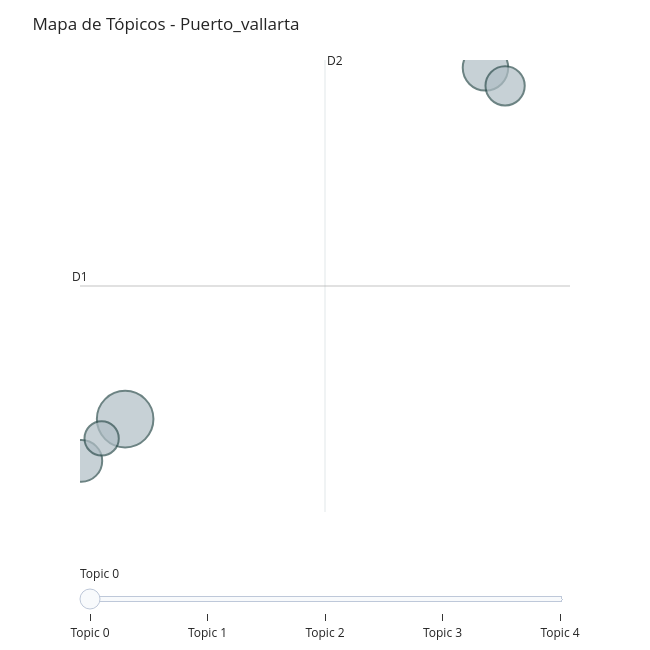
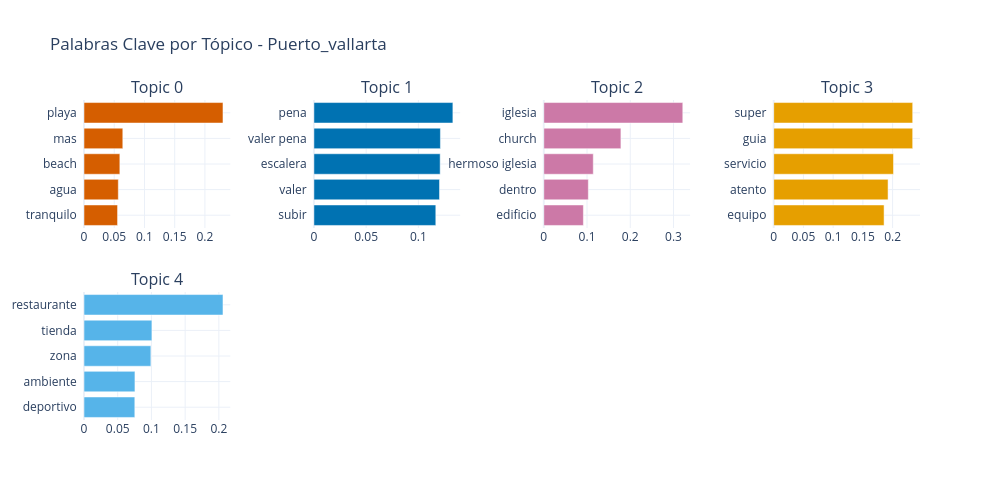
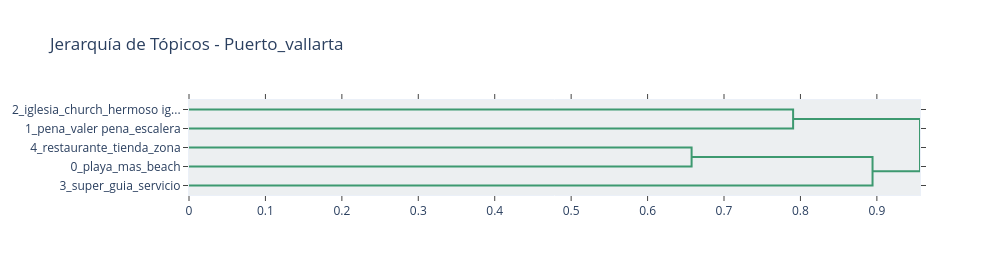

These figures' notebook cell, in order:
### Code cell
# ===== VISUALIZACIONES INTERACTIVAS DE BERTOPIC =====

print(f"Visualizaciones interactivas de BERTopic para {CIUDAD_ANALIZAR}:")
print(f"Tópicos identificados: {len(topic_info)} (incluyendo outliers si los hay)")

# Validar si tenemos suficientes tópicos para visualizaciones
num_topicos_validos = len([t for t in topic_info['Topic'] if t != -1])
print(f"Tópicos válidos (sin outliers): {num_topicos_validos}")

if num_topicos_validos < 2:
    print("⚠️ ADVERTENCIA: Muy pocos tópicos identificados para generar visualizaciones interactivas.")
    print("💡 Esto puede deberse a:")
    print("   - Textos muy similares después de la limpieza")
    print("   - Dataset pequeño para la ciudad seleccionada")
    print("   - Parámetros de clustering muy restrictivos")
    print("\n📊 Mostrando información básica de tópicos:")
    for topic_id in topic_info['Topic']:
        if topic_id != -1:
            topic_words = topic_model.get_topic(topic_id)
            print(f"\nTópico {topic_id}: {topic_names.get(topic_id, 'Sin nombre')}")
            print(f"Palabras clave: {', '.join([word for word, _ in topic_words[:8]])}")
            print(f"Documentos: {topic_info[topic_info['Topic'] == topic_id]['Count'].iloc[0]}")
else:
    # Intentar generar visualizaciones con manejo de errores
    try:
        print("\n🗺️ Generando mapa de tópicos...")
        fig_intertopic = topic_model.visualize_topics()
        fig_intertopic.update_layout(title=f"Mapa de Tópicos - {CIUDAD_ANALIZAR}")
        fig_intertopic.show()
    except Exception as e:
        print(f"❌ Error al generar mapa de tópicos: {str(e)}")
        print("💡 Esto es normal con pocos tópicos o datos limitados")

    try:
        print("\n📊 Generando gráfico de barras...")
        fig_barchart = topic_model.visualize_barchart(top_n_topics=min(8, num_topicos_validos))
        fig_barchart.update_layout(title=f"Palabras Clave por Tópico - {CIUDAD_ANALIZAR}")
        fig_barchart.show()
    except Exception as e:
        print(f"❌ Error al generar gráfico de barras: {str(e)}")
        print("🔧 Mostrando información alternativa de palabras clave:")
        for topic_id in topic_info['Topic'][:5]:  # Mostrar máximo 5 tópicos
            if topic_id != -1:
                topic_words = topic_model.get_topic(topic_id)
                print(f"\n📈 {topic_names.get(topic_id, f'Tópico {topic_id}')}:")
                print(f"   {', '.join([f'{word}({score:.3f})' for word, score in topic_words[:5]])}")

    try:
        print("\n🌳 Generando jerarquía de tópicos...")
        if num_topicos_validos >= 3:  # Necesitamos al menos 3 tópicos para jerarquía
            fig_hierarchy = topic_model.visualize_hierarchy()
            fig_hierarchy.update_layout(title=f"Jerarquía de Tópicos - {CIUDAD_ANALIZAR}")
            fig_hierarchy.show()
        else:
            print("⚠️ Se necesitan al menos 3 tópicos para mostrar jerarquía")
    except Exception as e:
        print(f"❌ Error al generar jerarquía: {str(e)}")

# Información adicional sobre la calidad del modelado
print(f"\n📋 Resumen del modelado:")
print(f"✅ Textos analizados: {len(texts)}")
print(f"🎯 Tópicos encontrados: {num_topicos_validos}")
print(f"📊 Distribución:")
for i, (topico, count) in enumerate(topico_counts.head(5).items()):
    print(f"   {i+1}. {topico}: {count} opiniones ({count/len(df_con_topicos)*100:.1f}%)")

if num_topicos_validos <= 3:
    print(f"\n💡 Sugerencias para mejorar el modelado:")
    print(f"   - Reducir min_cluster_size en HDBSCAN (actualmente: {hdbscan_model.min_cluster_size})")
    print(f"   - Incluir más ciudades en el análisis")
    print(f"   - Ajustar parámetros de limpieza de texto")
    print(f"   - Verificar diversidad en los textos de entrada")

### Figure 1 — Plotly figure (JSON) as saved in the notebook; plotly's stock layout.template omitted (floating-point values rounded to 4 significant figures)
{"data": [{"customdata": [[0, "playa | mas | beach | agua | tranquilo", 79], [1, "pena | valer pena | escalera | valer | subir", 51], [2, "iglesia | church | hermoso iglesia | dentro | edificio", 43], [3, "super | guia | servicio | atento | equipo", 38], [4, "restaurante | tienda | zona | ambiente | deportivo", 29]], "hovertemplate": "<b>Topic %{customdata[0]}</b><br>%{customdata[1]}<br>Size: %{customdata[2]}", "legendgroup": "", "marker": {"color": "#B0BEC5", "line": {"color": "DarkSlateGrey", "width": 2}, "size": [79, 51, 43, 38, 29], "sizemode": "area", "sizeref": 0.04938, "symbol": "circle"}, "mode": "markers", "name": "", "orientation": "v", "showlegend": false, "type": "scatter", "x": [1.079, 8.47, 0.1804, 8.873, 0.5973], "xaxis": "x", "y": [-6.684, 1.17, -7.618, 0.7679, -7.115], "yaxis": "y"}], "layout": {"annotations": [{"showarrow": false, "text": "D1", "x": 0.1534, "y": -3.707, "yshift": 10}, {"showarrow": false, "text": "D2", "x": 5.178, "xshift": 10, "y": 1.346}], "height": 650, "hoverlabel": {"bgcolor": "white", "font": {"family": "Rockwell", "size": 16}}, "legend": {"itemsizing": "constant", "tracegroupgap": 0}, "margin": {"t": 60}, "shapes": [{"line": {"color": "#CFD8DC", "width": 2}, "type": "line", "x0": 5.178, "x1": 5.178, "y0": -8.761, "y1": 1.346}, {"line": {"color": "#9E9E9E", "width": 2}, "type": "line", "x0": 0.1534, "x1": 10.2, "y0": -3.707, "y1": -3.707}], "sliders": [{"active": 0, "pad": {"t": 50}, "steps": [{"args": [{"marker.color": [["red", "#B0BEC5", "#B0BEC5", "#B0BEC5", "#B0BEC5"]]}], "label": "Topic 0", "method": "update"}, {"args": [{"marker.color": [["#B0BEC5", "red", "#B0BEC5", "#B0BEC5", "#B0BEC5"]]}], "label": "Topic 1", "method": "update"}, {"args": [{"marker.color": [["#B0BEC5", "#B0BEC5", "red", "#B0BEC5", "#B0BEC5"]]}], "label": "Topic 2", "method": "update"}, {"args": [{"marker.color": [["#B0BEC5", "#B0BEC5", "#B0BEC5", "red", "#B0BEC5"]]}], "label": "Topic 3", "method": "update"}, {"args": [{"marker.color": [["#B0BEC5", "#B0BEC5", "#B0BEC5", "#B0BEC5", "red"]]}], "label": "Topic 4", "method": "update"}]}], "title": {"text": "Mapa de Tópicos - Puerto_vallarta"}, "width": 650, "xaxis": {"anchor": "y", "domain": [0, 1], "range": [0.1534, 10.2], "title": {"text": ""}, "visible": false}, "yaxis": {"anchor": "x", "domain": [0, 1], "range": [-8.761, 1.346], "title": {"text": ""}, "visible": false}}}

### Figure 2 — Plotly figure (JSON) as saved in the notebook; plotly's stock layout.template omitted (floating-point values rounded to 4 significant figures)
{"data": [{"marker": {"color": "#D55E00"}, "orientation": "h", "type": "bar", "x": [0.05551, 0.05674, 0.0593, 0.06416, 0.2299], "xaxis": "x", "y": ["tranquilo  ", "agua  ", "beach  ", "mas  ", "playa  "], "yaxis": "y"}, {"marker": {"color": "#0072B2"}, "orientation": "h", "type": "bar", "x": [0.1167, 0.1202, 0.1209, 0.1211, 0.133], "xaxis": "x2", "y": ["subir  ", "valer  ", "escalera  ", "valer pena  ", "pena  "], "yaxis": "y2"}, {"marker": {"color": "#CC79A7"}, "orientation": "h", "type": "bar", "x": [0.09155, 0.103, 0.1144, 0.1784, 0.3215], "xaxis": "x3", "y": ["edificio  ", "dentro  ", "hermoso iglesia  ", "church  ", "iglesia  "], "yaxis": "y3"}, {"marker": {"color": "#E69F00"}, "orientation": "h", "type": "bar", "x": [0.1856, 0.1923, 0.2015, 0.2338, 0.2338], "xaxis": "x4", "y": ["equipo  ", "atento  ", "servicio  ", "guia  ", "super  "], "yaxis": "y4"}, {"marker": {"color": "#56B4E9"}, "orientation": "h", "type": "bar", "x": [0.07536, 0.07554, 0.09916, 0.1007, 0.2061], "xaxis": "x5", "y": ["deportivo  ", "ambiente  ", "zona  ", "tienda  ", "restaurante  "], "yaxis": "y5"}], "layout": {"annotations": [{"font": {"size": 16}, "showarrow": false, "text": "Topic 0", "x": 0.0875, "xanchor": "center", "xref": "paper", "y": 1, "yanchor": "bottom", "yref": "paper"}, {"font": {"size": 16}, "showarrow": false, "text": "Topic 1", "x": 0.3625, "xanchor": "center", "xref": "paper", "y": 1, "yanchor": "bottom", "yref": "paper"}, {"font": {"size": 16}, "showarrow": false, "text": "Topic 2", "x": 0.6375, "xanchor": "center", "xref": "paper", "y": 1, "yanchor": "bottom", "yref": "paper"}, {"font": {"size": 16}, "showarrow": false, "text": "Topic 3", "x": 0.9125, "xanchor": "center", "xref": "paper", "y": 1, "yanchor": "bottom", "yref": "paper"}, {"font": {"size": 16}, "showarrow": false, "text": "Topic 4", "x": 0.0875, "xanchor": "center", "xref": "paper", "y": 0.4, "yanchor": "bottom", "yref": "paper"}], "height": 500, "hoverlabel": {"bgcolor": "white", "font": {"family": "Rockwell", "size": 16}}, "showlegend": false, "title": {"text": "Palabras Clave por Tópico - Puerto_vallarta"}, "width": 1000, "xaxis": {"anchor": "y", "domain": [0, 0.175], "showgrid": true}, "xaxis2": {"anchor": "y2", "domain": [0.275, 0.45], "showgrid": true}, "xaxis3": {"anchor": "y3", "domain": [0.55, 0.725], "showgrid": true}, "xaxis4": {"anchor": "y4", "domain": [0.825, 1], "showgrid": true}, "xaxis5": {"anchor": "y5", "domain": [0, 0.175], "showgrid": true}, "xaxis6": {"anchor": "y6", "domain": [0.275, 0.45], "showgrid": true}, "xaxis7": {"anchor": "y7", "domain": [0.55, 0.725], "showgrid": true}, "xaxis8": {"anchor": "y8", "domain": [0.825, 1], "showgrid": true}, "yaxis": {"anchor": "x", "domain": [0.6, 1], "showgrid": true}, "yaxis2": {"anchor": "x2", "domain": [0.6, 1], "showgrid": true}, "yaxis3": {"anchor": "x3", "domain": [0.6, 1], "showgrid": true}, "yaxis4": {"anchor": "x4", "domain": [0.6, 1], "showgrid": true}, "yaxis5": {"anchor": "x5", "domain": [0, 0.4], "showgrid": true}, "yaxis6": {"anchor": "x6", "domain": [0, 0.4], "showgrid": true}, "yaxis7": {"anchor": "x7", "domain": [0, 0.4], "showgrid": true}, "yaxis8": {"anchor": "x8", "domain": [0, 0.4], "showgrid": true}}}

### Figure 3 — Plotly figure (JSON) as saved in the notebook; plotly's stock layout.template omitted (floating-point values rounded to 4 significant figures)
{"data": [{"hoverinfo": "text", "marker": {"color": "rgb(61,153,112)"}, "mode": "lines", "type": "scatter", "x": [0.0, 0.7904, 0.7904, 0.0], "xaxis": "x", "y": [-5.0, -5.0, -15.0, -15.0], "yaxis": "y"}, {"hoverinfo": "text", "marker": {"color": "rgb(61,153,112)"}, "mode": "lines", "type": "scatter", "x": [0.0, 0.6576, 0.6576, 0.0], "xaxis": "x", "y": [-25.0, -25.0, -35.0, -35.0], "yaxis": "y"}, {"hoverinfo": "text", "marker": {"color": "rgb(61,153,112)"}, "mode": "lines", "type": "scatter", "x": [0.6576, 0.8943, 0.8943, 0.0], "xaxis": "x", "y": [-30.0, -30.0, -45.0, -45.0], "yaxis": "y"}, {"hoverinfo": "text", "marker": {"color": "rgb(61,153,112)"}, "mode": "lines", "type": "scatter", "x": [0.7904, 0.9564, 0.9564, 0.8943], "xaxis": "x", "y": [-10.0, -10.0, -37.5, -37.5], "yaxis": "y"}], "layout": {"autosize": false, "height": 275, "hoverlabel": {"bgcolor": "white", "font": {"family": "Rockwell", "size": 16}}, "hovermode": "closest", "plot_bgcolor": "#ECEFF1", "showlegend": false, "title": {"text": "Jerarquía de Tópicos - Puerto_vallarta"}, "width": 1000, "xaxis": {"mirror": "allticks", "rangemode": "tozero", "showgrid": false, "showline": true, "showticklabels": true, "ticks": "outside", "type": "linear", "zeroline": false}, "yaxis": {"mirror": "allticks", "range": [-50, 0], "rangemode": "tozero", "showgrid": false, "showline": true, "showticklabels": true, "tickmode": "array", "ticks": "outside", "ticktext": ["2_iglesia_church_hermoso ig...", "1_pena_valer pena_escalera", "4_restaurante_tienda_zona", "0_playa_mas_beach", "3_super_guia_servicio"], "tickvals": [-5, -15, -25, -35, -45], "type": "linear", "zeroline": false}}}
